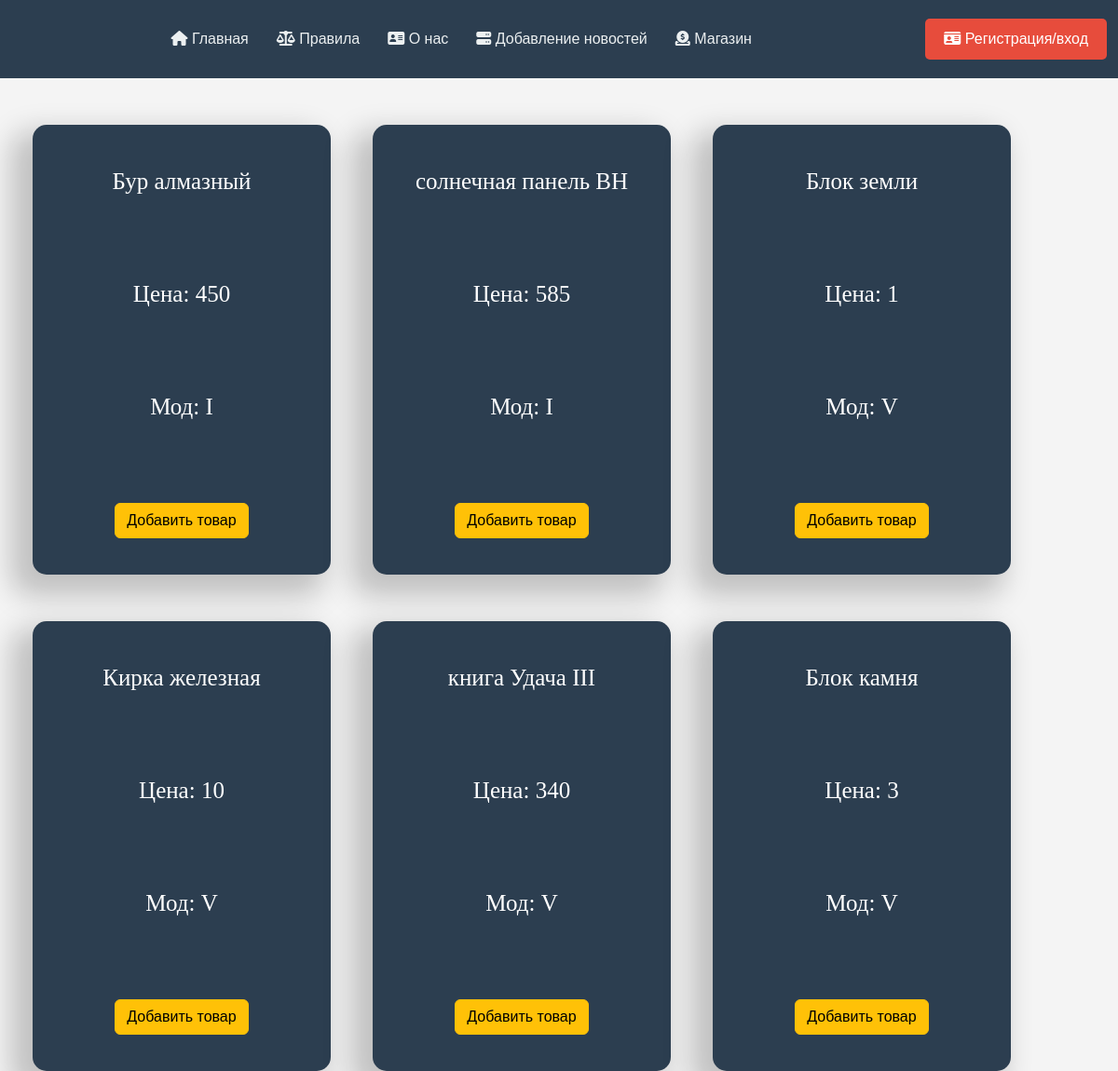
The app's page /shop/ with its own data.
### shop/models.py (models this page shows, shortened)
class Products(models.Model):
    BLOCK = 'BL'
    TOOL = 'T'
    BOOK = 'BO'
    TYPES = {
        (BLOCK, 'Блок'),
        (TOOL, 'Инструмент'),
        (BOOK, 'Книга')
    }
    VANILA = 'V'
    IC2 = 'I'
    TERMO = 'T'
    MODES = {
        (VANILA, 'Ванила'),
        (IC2, 'Indastrial Craft2'),
        (TERMO, 'Termo')
    }
    slug = models.SlugField(max_length=200, unique=True, blank=True, null=True, verbose_name='URL')
    name = models.CharField('Название', max_length=50)
    price = models.PositiveIntegerField('Цена')
    type = models.CharField('Тип товара', max_length=2, choices=TYPES)
    mode = models.CharField('Мод', max_length=1, choices= MODES)
    class Meta:
        verbose_name = 'Товар'
        verbose_name_plural = 'Товары'

### shop/views.py (the view)
# urls.py: path('', views.shop_view, name="shop"),
def shop_view(request):
    data = {
        'username':get_username(request),
        'status':get_user_verify_is(request),
        'products': get_all_products(request),
    }
    return render(request, 'shop/shopview.html', data)

### shop/services.py (called while the page is built)
def get_all_products(request):
    try:
        products = Products.objects.order_by('mode')
        logger.info(
            f'{datetime.datetime.now()} |INFO| '
            f'Username: {get_username(request)} |'
            f' |shop.services| '
            f'User get all product!')
        return products
    except Exception:
        logger.error(
            f'{datetime.datetime.now()} |ERROR| '
            f'Username: {get_username(request)} |'
            f' |shop.services| '
            f'User is failed get all product!')
        pass

### work/global_services.py (called while the page is built)
def get_username(request):
    if request.user.is_authenticated:
        return request.user.username
    else:
        return 'Нет пользователя'

def get_user_verify_is(request):
    if request.user.is_authenticated:
        try:
            return User_Status.objects.get(username=request.user.id).Isverified
        except ValueError:
            pass
        except Exception:
            pass
    else:
        return None

### shop/templates/shop/shopview.html (shortened to what this page needs)
{% extends 'patterns/header.html' %}
{% load static %}
{% block home %}
    <link rel="stylesheet" href="{% static 'shop/style_shop.css' %}">
    <div class="features_block">
        {% for el in products %}
            <div class="product">
                <span>{{el.name}}</span><br>
                <span>Цена: {{el.price}}</span><br>
                <span>Мод: {{el.mode}}</span><br>
                <a href="{% url 'basket_add' el.slug %}" class="btn btn-warning">Добавить товар</a>
            </div>
        {% endfor %}
    </div>
{% endblock %}

### login/static/login/reg.css (style rules this page uses)
body { font-family: Arial, sans-serif; background-color: #f4f4f4; justify-content: center; align-items: center; height: 100vh; margin: 0; }

### home/static/patterns/css/styleheader.css (style rules this page uses)
body { font-family: Arial, sans-serif; background-color: #f4f4f4; margin: 0; padding: 0; }

### shop/static/shop/style_shop.css (style rules this page uses)
span { font-family: 'FSElliotPro-Heavy'; }
div.features_block { width: 1200px; margin: auto; item-align:center; }
div.product { border-radius: 15px; margin-left: 35px; box-shadow: -15px 15px 30.09px 7.91px rgba(0, 0, 0, 0.21); float: left; line-height: 120px; font-size: 25px; background: #2c3e50; color: white; margin-top: 50px; width:320px; margin-right: 10px; text-align: center; }

### records on screen
Products: name "Бур алмазный", price "450", mode "I"
Products: name "солнечная панель ВН", price "585", mode "I"
Products: name "Блок земли", price "1", mode "V"
Products: name "Кирка железная", price "10", mode "V"
Products: name "книга Удача III", price "340", mode "V"
Products: name "Блок камня", price "3", mode "V"
